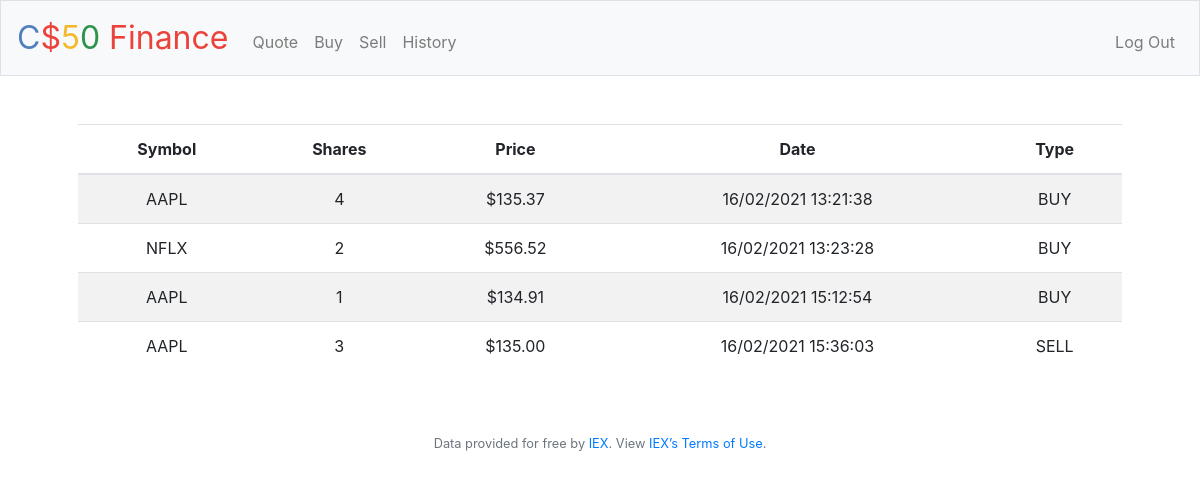
Screenshot of /history (signed in) with the database file from the repository.
### tables this page shows
CREATE TABLE purchase_track (user_id INTEGER NOT NULL, symbol TEXT NOT NULL, name TEXT NOT NULL, shares INTEGER NOT NULL, price NUMERIC NOT NULL, date TEXT NOT NULL, type TEXT, FOREIGN KEY(user_id) REFERENCES users(id));

### application.py (the view)
@app.route("/history")
@login_required
def history():
    histories = db.execute("SELECT symbol, shares, price, date, type FROM purchase_track")
    return render_template("history.html", histories=histories)

### application.py (called while the page is built)
@app.after_request
def after_request(response):
    response.headers["Cache-Control"] = "no-cache, no-store, must-revalidate"
    response.headers["Expires"] = 0
    response.headers["Pragma"] = "no-cache"
    return response

### helpers.py (called while the page is built)
def login_required(f):
    @wraps(f)
    def decorated_function(*args, **kwargs):
        if session.get("user_id") is None:
            return redirect("/login")
        return f(*args, **kwargs)
    return decorated_function

def usd(value):
    return f"${value:,.2f}"

### templates/history.html (shortened to what this page needs)
{% extends "layout.html" %}
{% block main %}
    <table class="table table-striped">
        <thead>
            <tr>
                <th>Symbol</th>
                <th>Shares</th>
                <th>Price</th>
                <th>Date</th>
                <th>Type</th>
            </tr>
        </thead>
        <tbody>
            {% for history in histories %}
                <tr>
                    <td>{{ history.symbol }}</td>
                    <td>{{ history.shares }}</td>
                    <td>{{ history.price | usd }}</td>
                    <td>{{ history.date }}</td>
                    <td>{{ history.type.upper() }}</td>
                </tr>
            {% endfor %}
        </tbody>
    </table>
{% endblock %}

### templates/layout.html (shortened to what this page needs)
<!DOCTYPE html>
<html lang="en">
    <head>
        <link rel="stylesheet" href="https://cdn.jsdelivr.net/npm/bootstrap@4.5.3/dist/css/bootstrap.min.css">
        <link href="/static/styles.css" rel="stylesheet">
    </head>
    <body>
        <nav class="navbar navbar-expand-md navbar-light bg-light border">
            <a class="navbar-brand" href="/"><span class="blue">C</span><span class="red">$</span><span class="yellow">5</span><span class="green">0</span> <span class="red">Finance</span></a>
            <div class="collapse navbar-collapse" id="navbar">
                {% if session.user_id %}
                    <ul class="navbar-nav mr-auto mt-2">
                        <li class="nav-item"><a class="nav-link" href="/quote">Quote</a></li>
                        <li class="nav-item"><a class="nav-link" href="/buy">Buy</a></li>
                        <li class="nav-item"><a class="nav-link" href="/sell">Sell</a></li>
                        <li class="nav-item"><a class="nav-link" href="/history">History</a></li>
                    </ul>
                    <ul class="navbar-nav ml-auto mt-2">
                        <li class="nav-item"><a class="nav-link" href="/logout">Log Out</a></li>
                    </ul>
                {% else %}
                    <ul class="navbar-nav ml-auto mt-2">
                        <li class="nav-item"><a class="nav-link" href="/register">Register</a></li>
                        <li class="nav-item"><a class="nav-link" href="/login">Log In</a></li>
                    </ul>
                {% endif %}
            </div>
        </nav>
        <main class="container p-5">
            {% block main %}{% endblock %}
        </main>
        <footer class="small text-center text-muted">
            Data provided for free by <a href="https://iextrading.com/developer">IEX</a>. View <a href="https://iextrading.com/api-exhibit-a/">IEX’s Terms of Use</a>.
        </footer>
    </body>
</html>

### static/styles.css (style rules this page uses)
nav .navbar-brand { font-size: xx-large; }
nav .navbar-brand .blue { color: #537fbe; }
nav .navbar-brand .red { color: #ea433b; }
nav .navbar-brand .yellow { color: #f5b82e; }
nav .navbar-brand .green { color: #2e944b; }
main { overflow-x: auto; text-align: center; }

### rows the page displays
purchase_track: symbol "AAPL", shares "4", price "$135.37", date "16/02/2021 13:21:38", type "BUY"
purchase_track: symbol "NFLX", shares "2", price "$556.52", date "16/02/2021 13:23:28", type "BUY"
purchase_track: symbol "AAPL", shares "1", price "$134.91", date "16/02/2021 15:12:54", type "BUY"
purchase_track: symbol "AAPL", shares "3", price "$135.00", date "16/02/2021 15:36:03", type "SELL"
